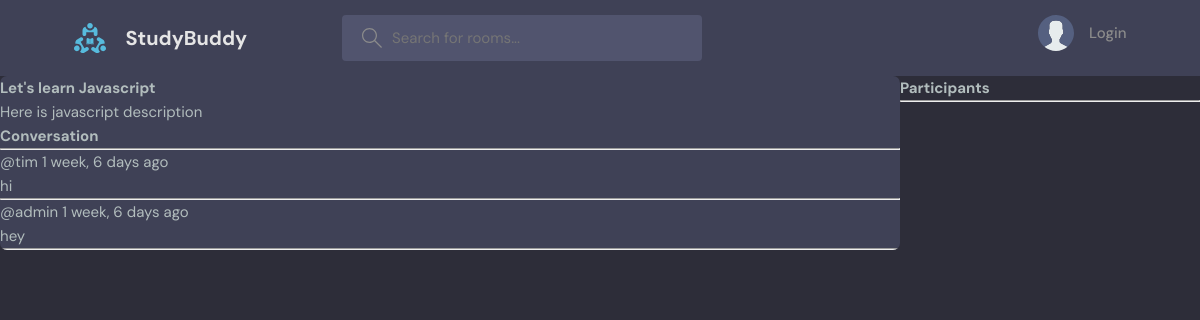
The app's page /rooms/1/, older data.
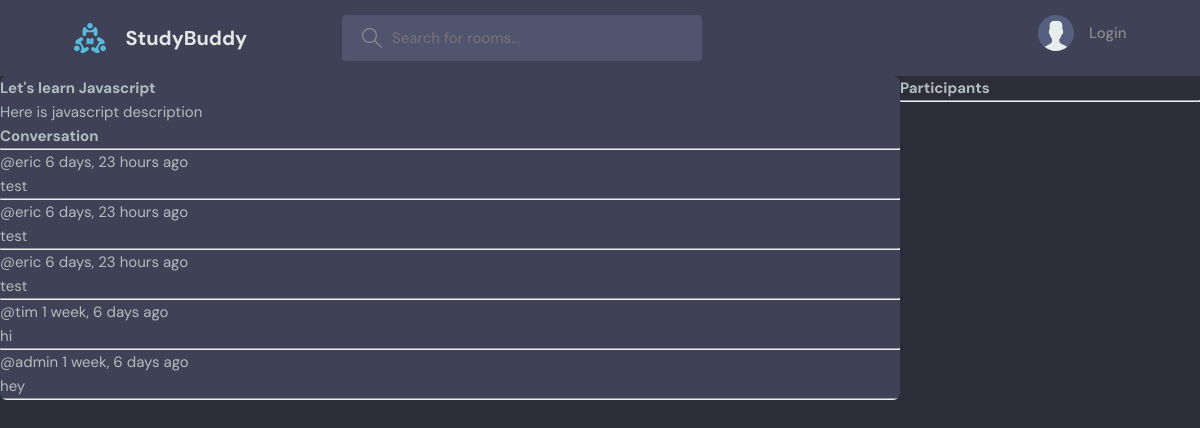
The same page, newer data.
### base/models.py (models this page shows, shortened)
class Message(models.Model):
    user = models.ForeignKey(User, on_delete=models.CASCADE)
    Room = models.ForeignKey(Room, on_delete=models.CASCADE)
    body = models.TextField()
    created_at = models.DateTimeField(auto_now_add=True)
    updated_at = models.DateTimeField(auto_now=True)
    class Meta:
        ordering = ['-updated_at', '-created_at']

### base/views.py (the view, shortened to what this page needs)
# urls.py: path('rooms/<str:pk>/', views.room_view, name='rooms'),
def room_view(request, pk):
    room = Room.objects.get(id=pk)
    room_messages = room.message_set.all()
    participants = room.participants.all()
    context = {'room': room, 'room_messages': room_messages, 'participants': participants}
    return render(request, 'base/rooms.html', context)

### base/templates/base/rooms.html (shortened to what this page needs)
{% extends 'main.html' %}
{% block content %}
<div class="room-container">
    <div class="room">
        <h1>{{room.name}}</h1>
        <p>{{room.description}}</p>
        <div class="comment-wrapper">
            <h3>Conversation</h3>
            <hr>
            {% for message in room_messages %}
            <div>
                <small>@{{message.user}}  {{message.created_at|timesince}} ago</small>
                <p>{{message.body}}</p>
                <hr>
            </div>
            {% endfor %}
        </div>
    </div>
    <div class="participant-container">
        <h3>Participants</h3>
        <hr>
    </div>
</div>
{% endblock content %}

Row changes from the older to the newer data that the page shows:
added Message: user "eric", created_at "6 days, 23 hours", body "test"
added Message: user "eric", created_at "6 days, 23 hours", body "test"
added Message: user "eric", created_at "6 days, 23 hours", body "test"
